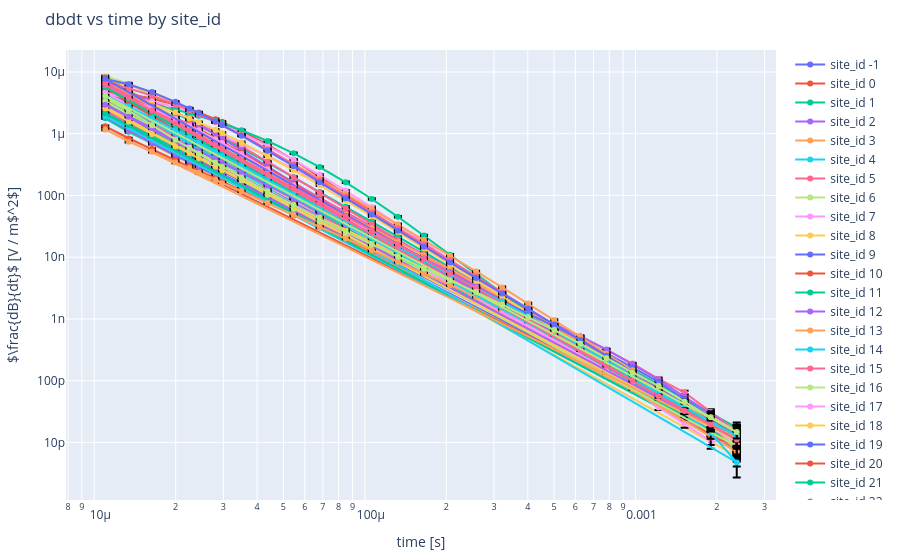

The notebook cell this image was saved under:
### Code cell
import plotly.graph_objects as go

fig = go.Figure()

for site_id, group in df_data.groupby("site_id"):
    fig.add_trace(
        go.Scatter(
            x=group["time"],
            y=group["dbdt"],
            mode="lines+markers",
            name=f"site_id {site_id}",
            error_y=dict(
                type="data",
                symmetric=False,
                array=group["error_ub"],
                arrayminus=group["error_lb"],
                visible=True,
                color="black",
            )
        )
    )

fig.update_layout(
    xaxis_type="log",
    yaxis_type="log",
    xaxis_title="time [s]",
    yaxis_title="$\\frac{dB}{dt}$ [V / m$^2$]",
    title="dbdt vs time by site_id",
    margin={"l": 50, "r": 50, "t": 50, "b": 50},
    dragmode='select'
)

fig.show()
